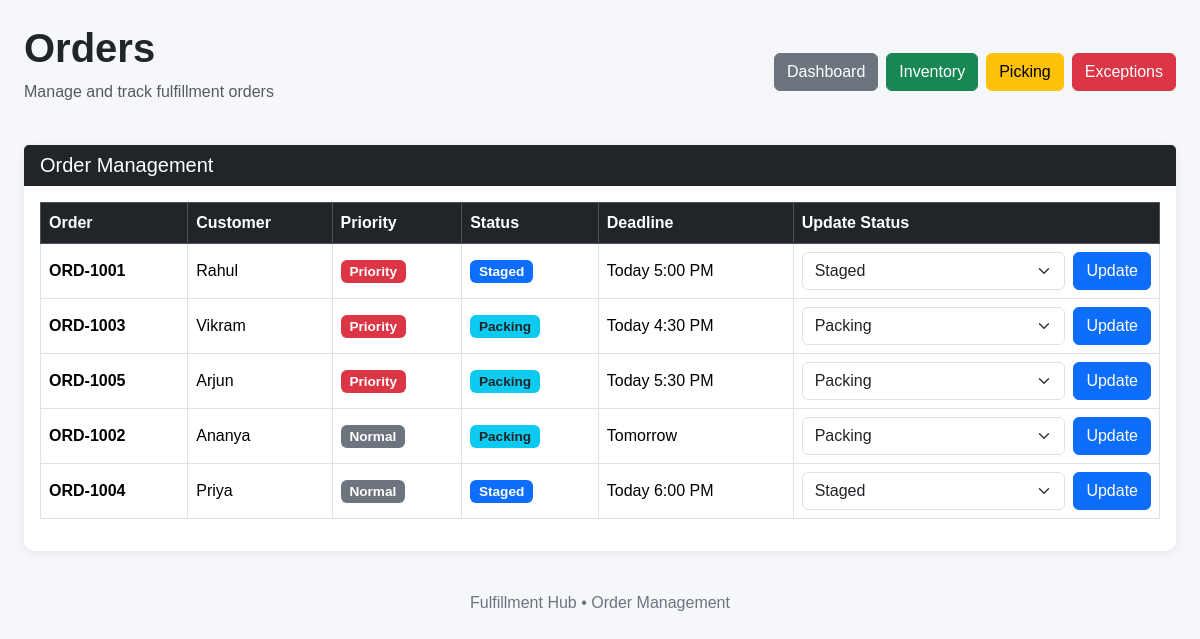
The page /orders on the database its author committed.
### tables this page shows
CREATE TABLE orders (
            id INTEGER PRIMARY KEY AUTOINCREMENT,
            order_number TEXT UNIQUE,
            customer_name TEXT,
            priority TEXT,
            status TEXT,
            deadline TEXT
        );

### app.py (the view)
@app.route("/orders")
def orders():
    connection = get_db_connection()
    orders = connection.execute(
        """
        SELECT *
        FROM orders
        ORDER BY priority DESC
        """
    ).fetchall()
    connection.close()
    return render_template(
        "orders.html",
        orders=orders
    )

### app.py (called while the page is built)
def get_db_connection():
    connection = sqlite3.connect("fulfillment.db")
    connection.row_factory = sqlite3.Row
    return connection

### templates/orders.html (shortened to what this page needs)
<!DOCTYPE html>
<html lang="en">
<head>
    <link
        href="https://cdn.jsdelivr.net/npm/bootstrap@5.3.3/dist/css/bootstrap.min.css"
        rel="stylesheet"
    >
    <link
        rel="stylesheet"
        href="{{ url_for('static', filename='css/style.css') }}"
    >
</head>
<body>
<div class="container-fluid mt-4 px-4">
    <div class="page-header">
        <div class="d-flex justify-content-between align-items-center">
            <div>
                <h1>Orders</h1>
                <p class="text-muted">
                    Manage and track fulfillment orders
                </p>
            </div>
            <div class="nav-buttons">
                <a href="/" class="btn btn-secondary">
                    Dashboard
                </a>
                <a href="/inventory" class="btn btn-success">
                    Inventory
                </a>
                <a href="/picking" class="btn btn-warning">
                    Picking
                </a>
                <a href="/exceptions" class="btn btn-danger">
                    Exceptions
                </a>
            </div>
        </div>
    </div>
    <div class="card shadow-sm border-0">
        <div class="card-header bg-dark text-white">
            <h5 class="mb-0">
                Order Management
            </h5>
        </div>
        <div class="card-body">
            <div class="table-responsive">
                <table class="table table-hover table-bordered align-middle">
                    <thead class="table-dark">
                        <tr>
                            <th>Order</th>
                            <th>Customer</th>
                            <th>Priority</th>
                            <th>Status</th>
                            <th>Deadline</th>
                            <th>Update Status</th>
                        </tr>
                    </thead>
                    <tbody>
                    {% for order in orders %}
                        <tr>
                            <td>
                                <strong>
                                    {{ order["order_number"] }}
                                </strong>
                            </td>
                            <td>
                                {{ order["customer_name"] }}
                            </td>
                            <td>
                                {% if order["priority"] == "Priority" %}
                                    <span class="badge bg-danger">
                                        Priority
                                    </span>
                                {% else %}
                                    <span class="badge bg-secondary">
                                        Normal
                                    </span>
                                {% endif %}
                            </td>
                            <td>
                                {% if order["status"] == "Processing" %}
                                    <span class="badge bg-secondary">
                                        Processing
                                    </span>
                                {% elif order["status"] == "Picking" %}
                                    <span class="badge bg-warning text-dark">
                                        Picking
                                    </span>
                                {% elif order["status"] == "Packing" %}
                                    <span class="badge bg-info text-dark">
                                        Packing
                                    </span>
                                {% elif order["status"] == "Staged" %}
                                    <span class="badge bg-primary">
                                        Staged
                                    </span>
                                {% elif order["status"] == "Shipped" %}
                                    <span class="badge bg-success">
                                        Shipped
                                    </span>
                                {% else %}
                                    <span class="badge bg-secondary">
                                        {{ order["status"] }}
                                    </span>
                                {% endif %}
                            </td>
                            <td>
                                {{ order["deadline"] }}
                            </td>
                            <td>
                                <form
                                    action="/update-order/{{ order['id'] }}"
                                    method="POST"
                                    class="d-flex gap-2"
                                >
                                    <select
                                        name="status"
                                        class="form-select"
                                    >
                                        <option
                                            value="Packing"
                                            {% if order["status"] == "Packing" %}selected{% endif %}
                                        >
                                            Packing
                                        </option>
                                        <option
                                            value="Staged"
                                            {% if order["status"] == "Staged" %}selected{% endif %}
                                        >
                                            Staged
                                        </option>
                                    </select>
                                    <button
                                        type="submit"
                                        class="btn btn-primary"
                                    >
                                        Update
                                    </button>
                                </form>
                            </td>
                        </tr>
                    {% endfor %}
                    </tbody>
                </table>
            </div>
        </div>
    </div>
    <div class="footer">
        Fulfillment Hub • Order Management
    </div>
</div>
</body>
</html>

### static/style.css (style rules this page uses)
body { background-color: #f5f7fa; font-family: Arial, sans-serif; }
h1 { font-weight: 700; }
.card { border-radius: 10px; }
.card-header { font-weight: 600; }
.table { background-color: white; }
.table th { white-space: nowrap; }
.btn { border-radius: 6px; }
.form-control, .form-select { border-radius: 6px; }
.badge { font-size: 0.85rem; }
.nav-buttons { display: flex; flex-wrap: wrap; gap: 8px; }
.page-header { margin-bottom: 25px; }
.shadow-sm { box-shadow: 0 2px 8px rgba(0, 0, 0, 0.08) !important; }
.footer { text-align: center; color: #6c757d; margin-top: 40px; margin-bottom: 20px; }

### rows shown on the page
orders: order_number "ORD-1001", customer_name "Rahul", priority "Priority", shows "Staged", deadline "Today 5:00 PM", status "Staged"
orders: order_number "ORD-1003", customer_name "Vikram", priority "Priority", shows "Packing", deadline "Today 4:30 PM", status "Packing"
orders: order_number "ORD-1005", customer_name "Arjun", priority "Priority", shows "Packing", deadline "Today 5:30 PM", status "Packing"
orders: order_number "ORD-1002", customer_name "Ananya", priority "Normal", shows "Packing", deadline "Tomorrow", status "Packing"
orders: order_number "ORD-1004", customer_name "Priya", priority "Normal", shows "Staged", deadline "Today 6:00 PM", status "Staged"
